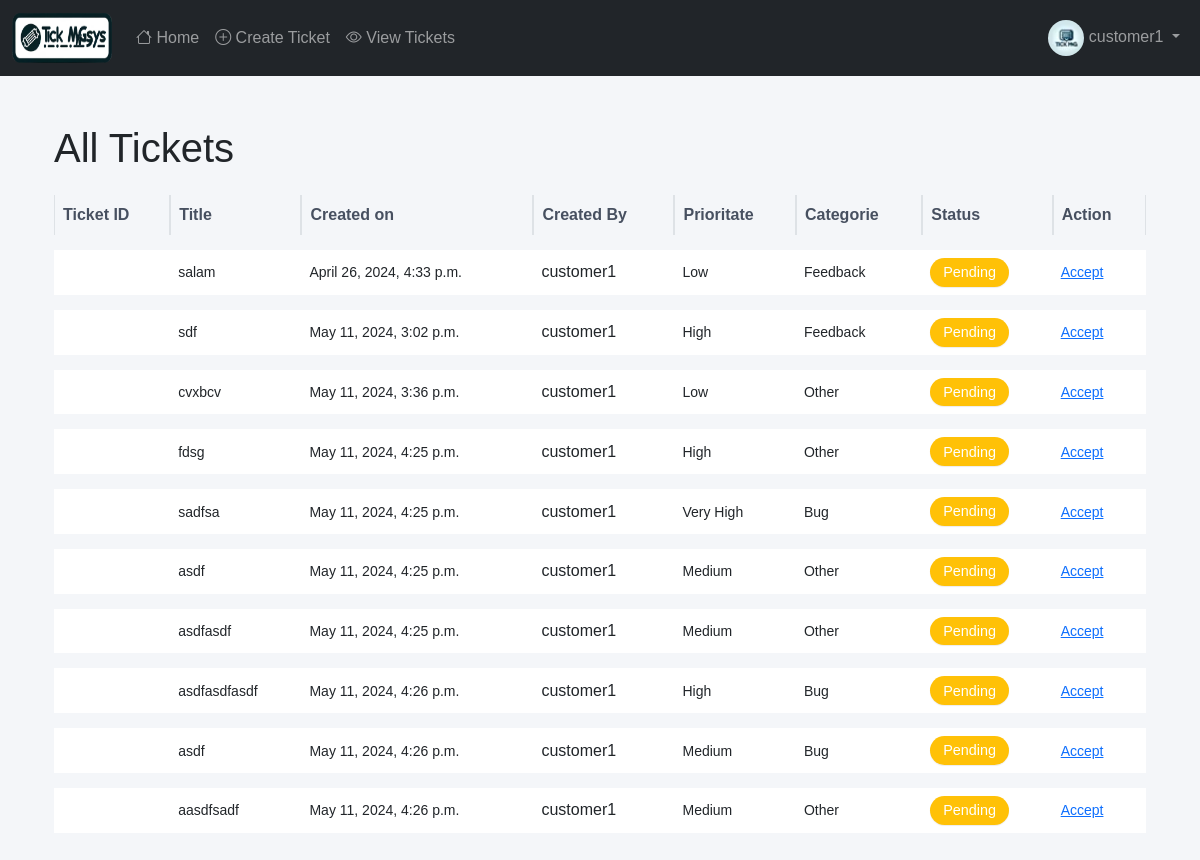
The page /ticket/ticket-queue/ (signed in) on the database as committed earlier.
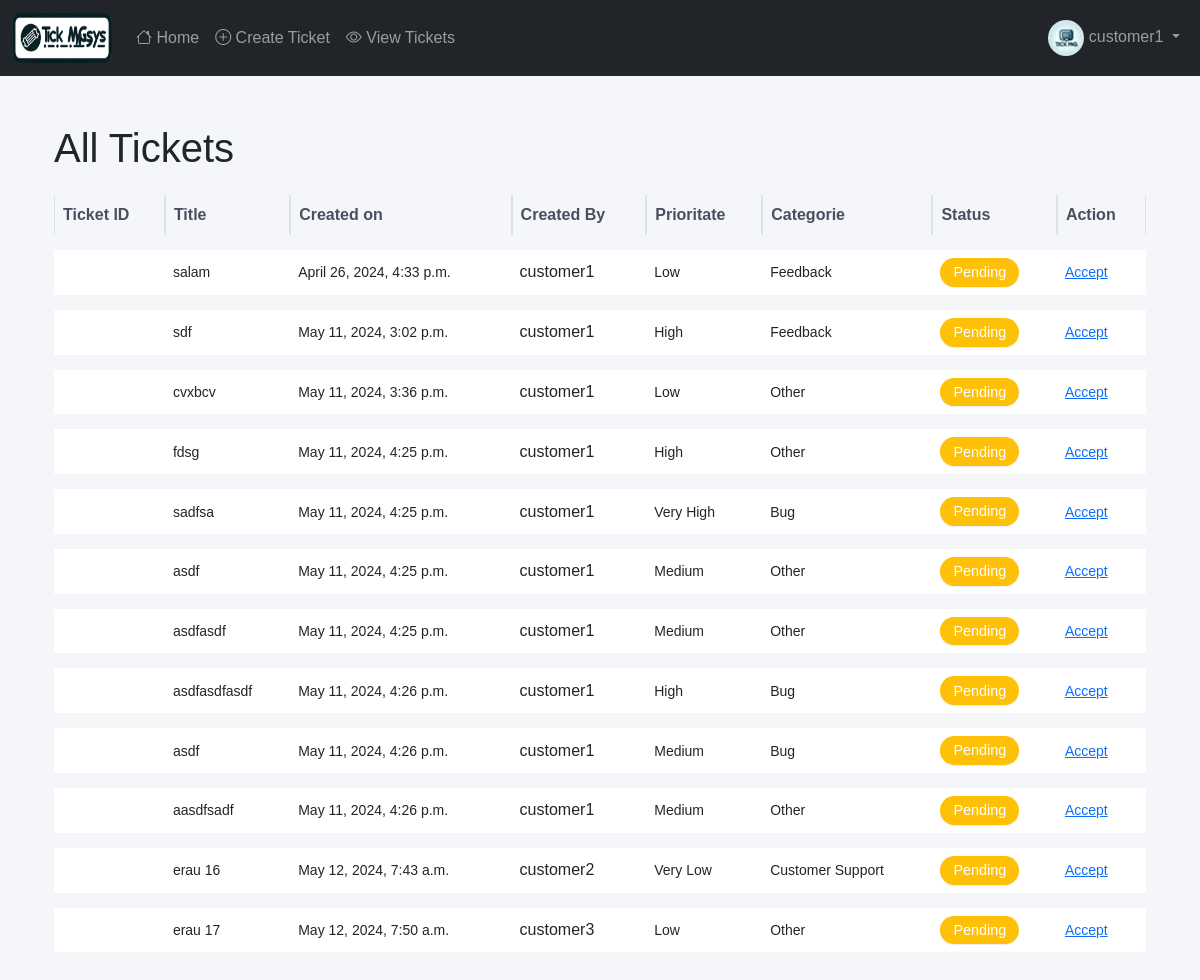
The same page on the database as committed later.
### users/models.py (models this page shows, shortened)
class User(AbstractUser):
    is_customer = models.BooleanField(default=False)
    is_engineer = models.BooleanField(default=False)
    profile_image = models.ImageField(upload_to='profile_images/', default='profile_images/default.png')
    profile_image_admin = models.ImageField(upload_to='profile_images/', default='profile_images/default_admin.png')
    def __str__(self):
        return self.username

### ticket/models.py (models this page shows, shortened)
class Ticket(models.Model):
    PRIORITY_CHOICES = (
        ('Very Low', 'Foarte Scăzut'),
        ('Low', 'Scăzut'),
        ('Medium', 'Mediu'),
        ('High', 'Ridicat'),
        ('Very High', 'Foarte Ridicat'),
    )
    CATEGORY_CHOICES = (
        ('Bug', 'Bug'),
        ('Feature Request', 'Cerere Funcționalitate'),
        ('Customer Support', 'Suport Client'),
        ('Sales', 'Vânzări'),
        ('Feedback', 'Feedback'),
        ('Other', 'Altele'),
    )
    status_choices = (
        ('Active', 'Activ'),
        ('Completed', 'Completat'),
        ('Pending', 'În așteptare'),
    )
    id = models.AutoField(primary_key=True)
    title = models.CharField(max_length=100)
    description = models.TextField()
    priority = models.CharField(max_length=9, choices=PRIORITY_CHOICES, default='Low')
    category = models.CharField(max_length=20, choices=CATEGORY_CHOICES, default='Other')
    created_by = models.ForeignKey(User, on_delete=models.CASCADE, related_name='created_by', editable=False)
    date_created = models.DateTimeField(auto_now_add=True)
    assigned_to = models.ForeignKey(User, on_delete=models.DO_NOTHING, null=True, blank=True, related_name='assigned_to')
    is_resolved = models.BooleanField(default=False)
    accepted_date = models.DateTimeField(null=True, blank=True)
    closed_date = models.DateTimeField(null=True, blank=True)
    ticket_status = models.CharField(max_length=20, choices=status_choices)
    class Meta:
        verbose_name_plural = "Tickets"

### ticket/views.py (the view)
# urls.py: path('ticket-queue/', views.ticket_queue, name='ticket-queue'),
@login_required
def ticket_queue(request):
    tickets = Ticket.objects.filter(ticket_status='Pending')
    context = {'tickets': tickets}
    return render(request, 'ticket/ticket_queue.html', context)

### templates/ticket/ticket_queue.html
{% extends 'base.html' %}
{% block content %}
<div class="container mt-5">
    <div class="row">
        <div class="col-md-12">
            <h1>All Tickets</h1>
            <table class="table table-bordered">
                <thead>
                    <tr>
                        <th scope="col">Ticket ID</th>
                        <th scope="col">Title</th>
                        <th scope="col">Created on</th>
                        <th scope="col">Created By</th>
                        <th scope="col">Prioritate</th>
                        <th scope="col">Categorie</th>
                        <th scope="col">Status</th>
                        <th scope="col">Action</th>
                    </tr>
                </thead>
                <tbody>
                    {% for ticket in tickets %}
                    <tr>
                        <td><small>{{ticket.ticket_number}}</small></td>
                        <td><small>{{ticket.title}}</small></td>
                        <td><small>{{ticket.date_created}}</small></td>
                        <td>{{ticket.created_by}}</td>
                        <td><small>{{ticket.priority}}</small></td>
                        <td><small>{{ticket.category}}</small></td>
                        {% if ticket.ticket_status == 'Active' %}
                        <td><span class="badge bg-success">Active</span></td>
                        {% elif ticket.ticket_status == 'Pending' %}
                        <td><span class="badge bg-warning">Pending</span></td>
                        {% elif ticket.ticket_status == 'Closed' %}
                        <td><span class="badge bg-danger">Closed</span></td>
                        {% endif %}
                        <td><small><a href="{% url 'accept-ticket' ticket.pk %}">Accept</a></small></td>
                    </tr>
                    {% endfor %}
                </tbody>
            </table>
        </div>
    </div>
</div>
{% endblock content %}

### templates/base.html (shortened to what this page needs)
{% load static %}
<!DOCTYPE html>
<html lang="en">
  <head>
    <link
      href="https://cdn.jsdelivr.net/npm/bootstrap@5.2.3/dist/css/bootstrap.min.css"
      rel="stylesheet"
    />
    <link rel="stylesheet" href="https://cdnjs.cloudflare.com/ajax/libs/font-awesome/6.0.0-beta3/css/all.min.css">
    <link rel="stylesheet" href="https://cdnjs.cloudflare.com/ajax/libs/bootstrap-icons/1.8.1/font/bootstrap-icons.min.css">
    <link rel="stylesheet" href="{% static 'styles/main.css' %}?v=1">
  </head>
  <body>
    {% if request.user.is_customer %}
    <nav class="navbar navbar-expand-lg navbar-dark bg-dark">
      <div class="container-fluid">
        <a class="navbar-brand" href="/">
          <img class="logo" src="{% static 'images/logo.png' %}" alt="Tick MNGsys" />
        </a>
        <div class="collapse navbar-collapse" id="navbarSupportedContent">
          <ul class="navbar-nav me-auto mb-2 mb-lg-0">
            <li class="nav-item">
              <a class="nav-link {% if request.resolver_match.url_name == 'home' %}active{% endif %}" href="/"><i class="bi bi-house"></i> Home</a>
            </li>
            <li class="nav-item">
              <a class="nav-link {% if request.resolver_match.url_name == 'create-ticket' %}active{% endif %}" href="{% url 'create-ticket' %}"><i class="bi bi-plus-circle"></i> Create Ticket</a>
            </li>
            <li class="nav-item">
              <a class="nav-link {% if request.resolver_match.url_name == 'all-tickets' %}active{% endif %}" href="{% url 'all-tickets' %}"><i class="bi bi-eye"></i> View Tickets</a>
            </li>
          </ul>
          <ul class="navbar-nav ms-auto mb-2 mb-lg-0">
            <li class="nav-item dropdown">
              <a class="nav-link dropdown-toggle" href="#" id="navbarDropdownMenuLink" role="button" data-bs-toggle="dropdown" aria-expanded="false">
                <img src="{{ request.user.profile_image.url }}" alt="Profile Image" class="profile-image">
                {{ request.user.username }}
              </a>
            </li>
          </ul>
        </div>
      </div>
    </nav>
    {% endif %}
    <div class="container mt-5">
       {% block content %}{% endblock %}
    </div>
  </body>
</html>

### static/styles/main.css (style rules this page uses)
.logo { width: 100px; height: 50px; }
.profile-image { width: 34px; height: 34px; border-radius: 50%; object-fit: cover; }
.table { border-collapse: separate; border-spacing: 0 15px; width: 100%; }
.table thead th { color: #475060; }
.table td, .table th { vertical-align: middle; border-top: none; }
.table td { background-color: white; border: none; }
.badge { font-size: 0.8rem; padding: 0.5em 0.75em; }
.badge { display: inline-block; padding: 0.5em 0.9em; font-size: 0.9em; font-weight: 500; text-align: center; white-space: nowrap; vertical-align: baseline; border-radius: 1em; color: #fff; box-shadow: 0 1px 1px rgba(0,0,0,0.075); border: none; }
body { margin: 0; font-family: Arial, sans-serif; background-color: #f4f6f9; }
.navbar { display: flex; }
.profile-image { width: 36px; height: 36px; border-radius: 50%; vertical-align: middle; }

Rows that differ between the two databases and show on the page:
added Ticket: title "erau 16", date_created "May 12, 2024, 7:43 a.m.", created_by "customer2", priority "Very Low", category "Customer Support", ticket_status "Pending"
added Ticket: title "erau 17", date_created "May 12, 2024, 7:50 a.m.", created_by "customer3", priority "Low", category "Other", ticket_status "Pending"
